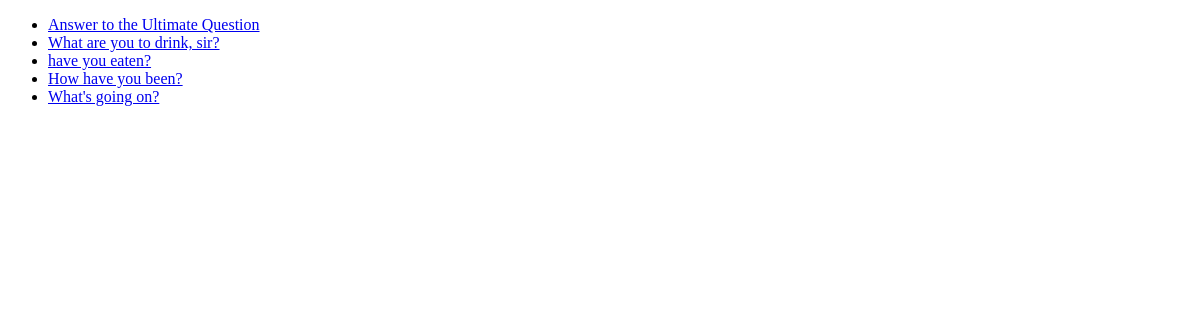
The page /polls/ on the database as committed earlier.
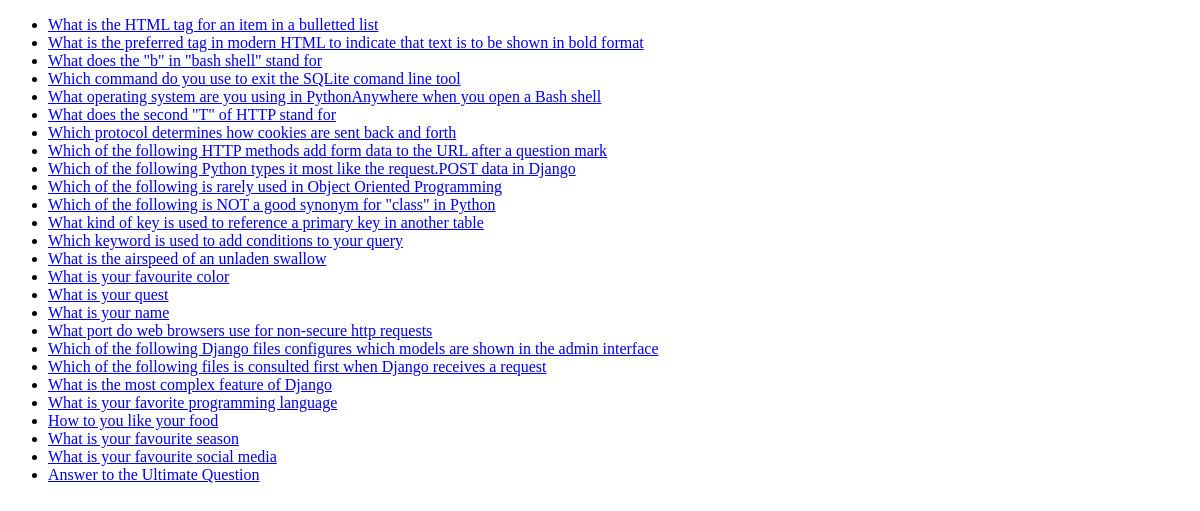
The same page on the database as committed later.
### polls/models.py (models this page shows, shortened)
class Question(m.Model):
    question_text = m.CharField(max_length=255)
    pub_date = m.DateTimeField("date Published")

### polls/views.py (the view)
# urls.py: path('', views.index, name='index'),
def index(request):
    questions = Question.objects.order_by("-pub_date")[0:]
    title = "Home"
    context = {"questions":questions, "title" : title}
    return render(request, "polls/index.html", context)

### polls/templates/polls/index.html (shortened to what this page needs)
<!DOCTYPE html>
<html lang="en">
<head>
</head>
<body>
{% block content %}
    {% if questions %}
        <ul>
        {% for q in questions %}
            <li>
                <a href="{% url 'polls:details' q.id %}">{{ q.question_text }}</a>
            </li>
            {% endfor %}
        </ul>
    {% else %}
        <p>
            No question found!
        </p>
    {% endif %}
{% endblock %}
</body>
</html>

Rows that differ between the two databases and show on the page:
removed Question: question_text "What are you to drink, sir?"
removed Question: question_text "have you eaten?"
removed Question: question_text "How have you been?"
removed Question: question_text "What's going on?"
added Question: question_text "What is the HTML tag for an item in a bulletted list"
added Question: question_text "What is the preferred tag in modern HTML to indicate that text is to be shown in bold format"
added Question: question_text "What does the \"b\" in \"bash shell\" stand for"
added Question: question_text "Which command do you use to exit the SQLite comand line tool"
added Question: question_text "What operating system are you using in PythonAnywhere when you open a Bash shell"
added Question: question_text "What does the second \"T\" of HTTP stand for"
added Question: question_text "Which protocol determines how cookies are sent back and forth"
added Question: question_text "Which of the following HTTP methods add form data to the URL after a question mark"
added Question: question_text "Which of the following Python types it most like the request.POST data in Django"
added Question: question_text "Which of the following is rarely used in Object Oriented Programming"
added Question: question_text "Which of the following is NOT a good synonym for \"class\" in Python"
added Question: question_text "What kind of key is used to reference a primary key in another table"
added Question: question_text "Which keyword is used to add conditions to your query"
added Question: question_text "What is the airspeed of an unladen swallow"
added Question: question_text "What is your favourite color"
added Question: question_text "What is your quest"
added Question: question_text "What is your name"
added Question: question_text "What port do web browsers use for non-secure http requests"
added Question: question_text "Which of the following Django files configures which models are shown in the admin interface"
added Question: question_text "Which of the following files is consulted first when Django receives a request"
added Question: question_text "What is the most complex feature of Django"
added Question: question_text "What is your favorite programming language"
added Question: question_text "How to you like your food"
added Question: question_text "What is your favourite season"
added Question: question_text "What is your favourite social media"
